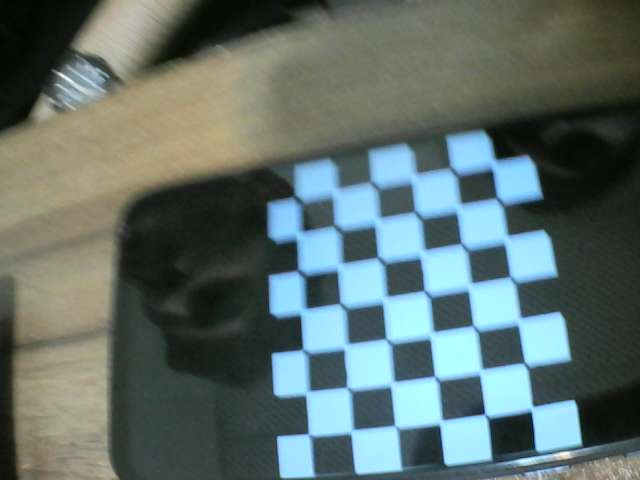
#> input picture Image_Processing_Code/ChessImages/0.jpg, 640 x 480 px; its folder holds 4 pictures in this run
$ python 02_Camera_Calibration_With_Chessboard_By_Image.py
#> lines starting #> are read from the running program, lines starting #| are printed output that depends on the picture; after the words box and inside, x2 and y2 are one past the last pixel; in counts of white or black regions, pixels touching at a corner belong together
### Image_Processing_Code/Additional/_00_Camera_Calibration_Modules.py
import configparser
import numpy as np
import os
import cv2 as cv

CONFIG_PATH = "./Additional/config.cfg"
MAX_WIDTH = 1080
MAX_HEIGHT = 720

def update_camera_config(filename, params_dict, section='CAMERA_PARAMS'):
    config = configparser.ConfigParser()

    if os.path.exists(filename):
        config.read(filename)

    if not config.has_section(section):
        config.add_section(section)

    for key, value in params_dict.items():
        if isinstance(value, np.ndarray):
            value = ','.join(map(str, value.flatten()))
        config.set(section, str(key), str(value))

    with open(filename, 'w') as configfile:
        config.write(configfile)

    print(f"Configuration updated in {filename}")

# [578 lines left out: functions load_camera_config, draw_center_vertical_line, fit_line_abc, draw_line_from_abc, crop_centered_on_line, mask_centered_on_line and 8 more, not called in this run]

### Image_Processing_Code/02_Camera_Calibration_With_Chessboard_By_Image.py
import numpy as np
import cv2 as cv
import glob
import os
from Additional._00_Camera_Calibration_Modules import update_camera_config,CONFIG_PATH

def calibrate(ShowPics=True):
    #ReadImage
#> called with ShowPics = True
    root = os.getcwd()
    calibrationDir = os.path.join(root,"ChessImages")
    imagePathlist = glob.glob(os.path.join(calibrationDir,'*.jpg'))

    #Initialize
    nRows = 8
    nCols = 6
    termCriteria = (cv.TERM_CRITERIA_EPS+cv.TERM_CRITERIA_MAX_ITER,30,0.001)
    worldPtsCur = np.zeros((nRows*nCols,3),np.float32)
    worldPtsCur[:,:2] = np.mgrid[0:nCols,0:nRows].T.reshape(-1,2)
    worldPtsList = []
    imgPtsList = []

    #FindCorners
    for curImgPath in imagePathlist:
        imgBGR = cv.imread(curImgPath)
#> imgBGR is the input picture: shape (480, 640, 3); mean B, G, R 107.7, 111.3, 95.5
        imgGray = cv.cvtColor(imgBGR,cv.COLOR_BGR2GRAY)
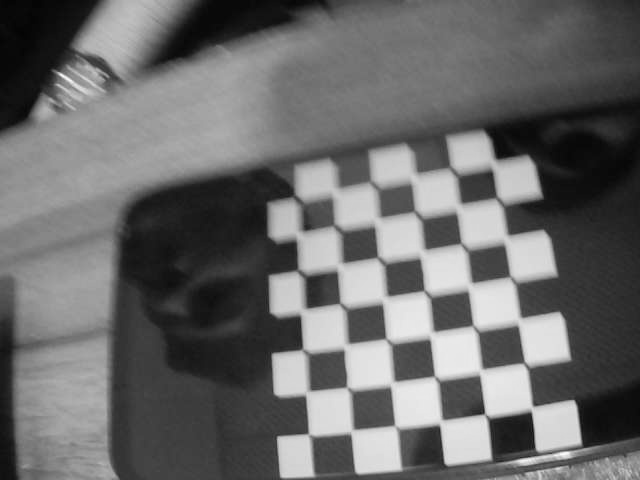
#> imgGray: shape (480, 640); min 3, max 252, mean 106.2
        cornersFound, cornersOrg = cv.findChessboardCorners(imgGray,(nCols,nRows),None)
#> cornersFound = False; cornersOrg = None

        if cornersFound:
            worldPtsList.append(worldPtsCur)
            cornersRefind = cv.cornerSubPix(imgGray,cornersOrg,(11,11),(-1,-1),termCriteria)
            imgPtsList.append(cornersRefind)
            if ShowPics:
                cv.drawChessboardCorners(imgBGR,(nCols,nRows),cornersRefind,cornersFound)
                cv.imshow("Chessboard",imgBGR)
                cv.waitKey(300)
#> pass 2 of the loop in calibrate, `for curImgPath in imagePathlist:`:
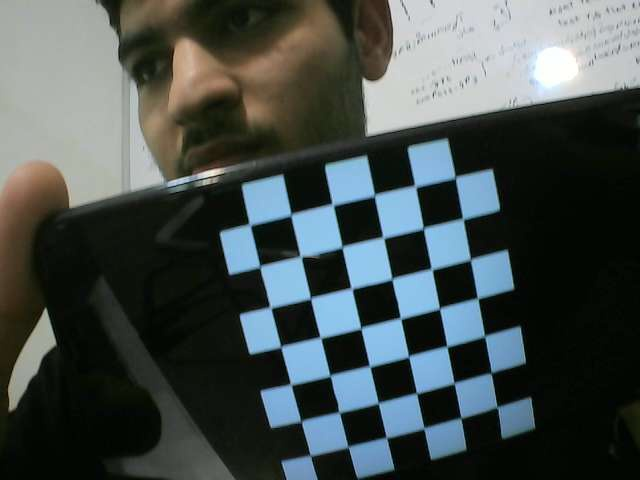
#> input picture Image_Processing_Code/ChessImages/1.jpg, 640 x 480 px
#> in calibrate, imgBGR is the input picture: shape (480, 640, 3); mean B, G, R 77.8, 79, 70
#> in calibrate, `imgGray = cv.cvtColor(imgBGR,cv.COLOR_BGR2GRAY)`:
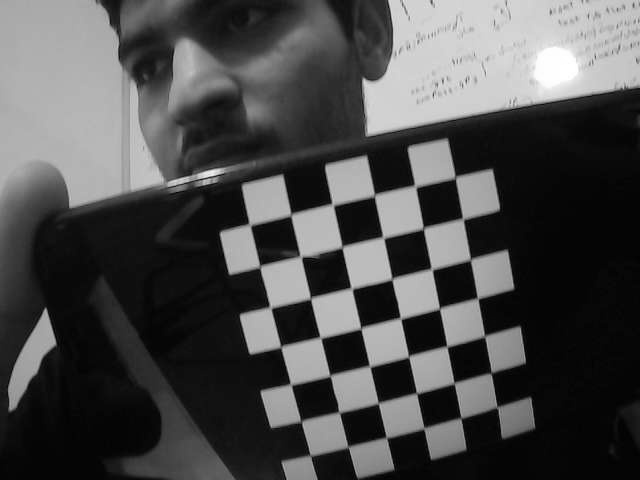
#> imgGray: shape (480, 640); min 0, max 255, mean 76.2
#> pass 3 of the loop in calibrate, `for curImgPath in imagePathlist:`:
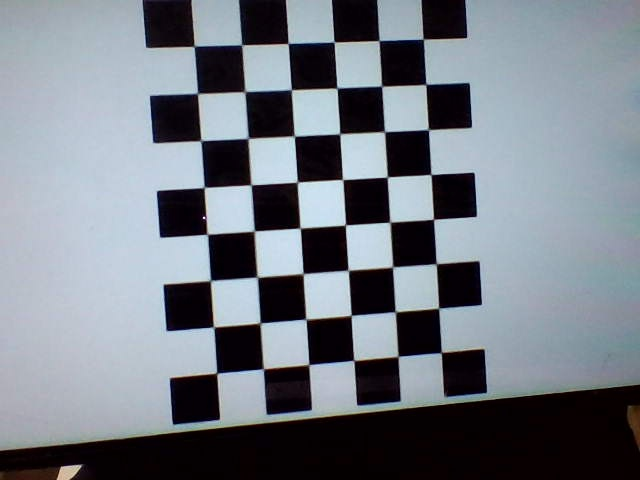
#> input picture Image_Processing_Code/ChessImages/10.jpg, 640 x 480 px
#> in calibrate, imgBGR is the input picture: shape (480, 640, 3); mean B, G, R 131.6, 122.9, 116.4
#> in calibrate, `imgGray = cv.cvtColor(imgBGR,cv.COLOR_BGR2GRAY)`:
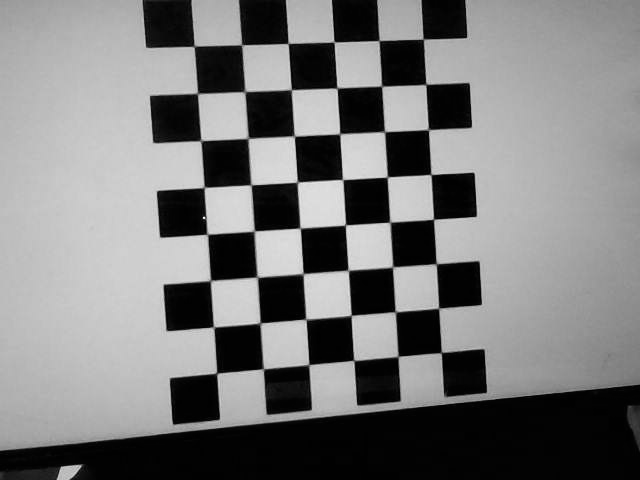
#> imgGray: shape (480, 640); min 0, max 247, mean 122
#> cornersFound = True; cornersOrg = 48 rows, first 8: [194.2, 46.59], [241.5, 44.91], [287.9, 43.46], [334.1, 41.82], [379, 40.49], [423.4, 39.19], [197.3, 93.56], [245, 91.54]
#> cornersRefind = 48 rows, first 8: [194.1, 46.28], [241.7, 44.82], [288.2, 43.42], [334, 42], [379.1, 40.59], [423.2, 39.1], [197.5, 93.41], [244.7, 91.62]
#> in calibrate, `cv.drawChessboardCorners(imgBGR,(nCols,nRows),cornersRefind,cornersFou..`:
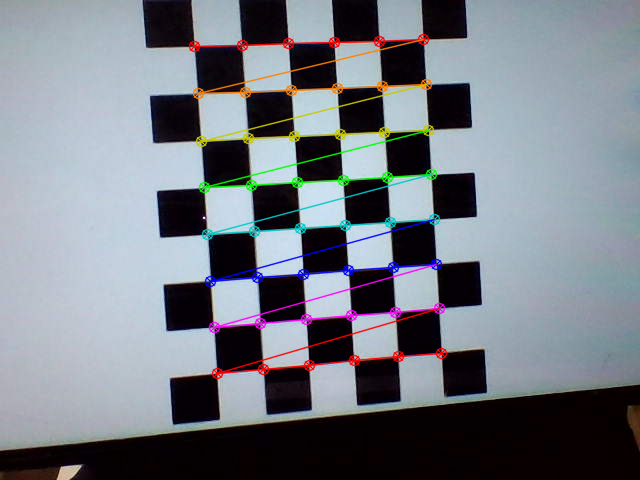
#> imgBGR: shape (480, 640, 3); 4.57% of pixels changed, all inside (x1, y1, x2, y2) = (188, 33, 448, 380)
#> the loop made 4 passes; the first 3 are shown

    cv.destroyAllWindows()

    #Calibrait
    repError,camMatrix,distCoeff,_,_ = cv.calibrateCamera(worldPtsList,imgPtsList,imgGray.shape[::-1],None,None)
    print("Camera Matrix: \n",camMatrix)
    print("Camera Distortion Coeffitiont: \n",distCoeff)
    print("Reproj Error (pixels): {:.4f}".format(repError))

    #Save Calibration Parameters
    update_camera_config(CONFIG_PATH,{
        "intrinsic_matrix":camMatrix,
        'rows': camMatrix.shape[0],
        'cols': camMatrix.shape[1],
        "distortion_coefficients":distCoeff
    })


if __name__ == '__main__':
    calibrate(ShowPics=True)
